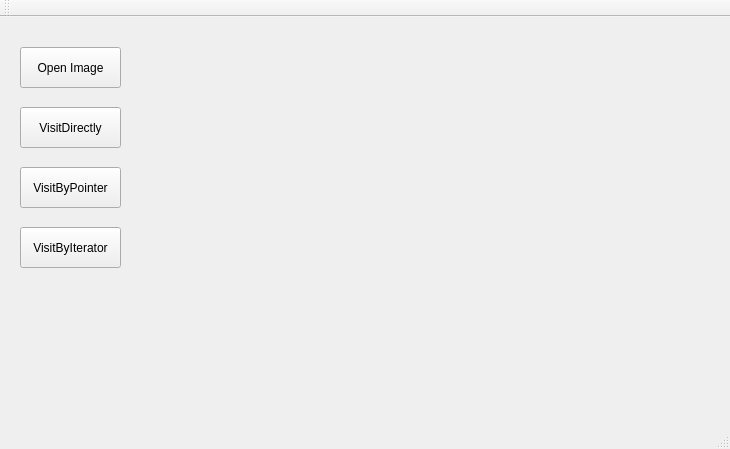
<?xml version="1.0" encoding="UTF-8"?>
<ui version="4.0">
 <class>MainWindow</class>
 <widget class="QMainWindow" name="MainWindow">
  <property name="geometry">
   <rect>
    <x>0</x>
    <y>0</y>
    <width>730</width>
    <height>449</height>
   </rect>
  </property>
  <property name="windowTitle">
   <string>MainWindow</string>
  </property>
  <widget class="QWidget" name="centralWidget">
   <widget class="QPushButton" name="openImageButton">
    <property name="geometry">
     <rect>
      <x>20</x>
      <y>30</y>
      <width>101</width>
      <height>41</height>
     </rect>
    </property>
    <property name="text">
     <string>Open Image</string>
    </property>
   </widget>
   <widget class="QPushButton" name="processButton1">
    <property name="geometry">
     <rect>
      <x>20</x>
      <y>90</y>
      <width>101</width>
      <height>41</height>
     </rect>
    </property>
    <property name="text">
     <string>VisitDirectly</string>
    </property>
   </widget>
   <widget class="QLabel" name="displayLabel">
    <property name="geometry">
     <rect>
      <x>190</x>
      <y>20</y>
      <width>491</width>
      <height>291</height>
     </rect>
    </property>
    <property name="text">
     <string/>
    </property>
   </widget>
   <widget class="QPushButton" name="processButton2">
    <property name="geometry">
     <rect>
      <x>20</x>
      <y>150</y>
      <width>101</width>
      <height>41</height>
     </rect>
    </property>
    <property name="text">
     <string>VisitByPointer</string>
    </property>
   </widget>
   <widget class="QPushButton" name="processButton3">
    <property name="geometry">
     <rect>
      <x>20</x>
      <y>210</y>
      <width>101</width>
      <height>41</height>
     </rect>
    </property>
    <property name="text">
     <string>VisitByIterator</string>
    </property>
   </widget>
  </widget>
  <widget class="QMenuBar" name="menuBar">
   <property name="geometry">
    <rect>
     <x>0</x>
     <y>0</y>
     <width>730</width>
     <height>23</height>
    </rect>
   </property>
  </widget>
  <widget class="QToolBar" name="mainToolBar">
   <attribute name="toolBarArea">
    <enum>TopToolBarArea</enum>
   </attribute>
   <attribute name="toolBarBreak">
    <bool>false</bool>
   </attribute>
  </widget>
  <widget class="QStatusBar" name="statusBar"/>
 </widget>
 <layoutdefault spacing="6" margin="11"/>
 <resources/>
 <connections/>
</ui>
